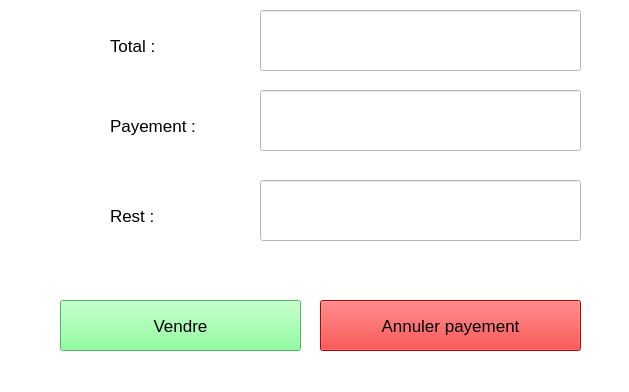
<?xml version="1.0" encoding="UTF-8"?>
<ui version="4.0">
 <class>MainWindow</class>
 <widget class="QMainWindow" name="MainWindow">
  <property name="geometry">
   <rect>
    <x>0</x>
    <y>0</y>
    <width>629</width>
    <height>392</height>
   </rect>
  </property>
  <property name="windowTitle">
   <string>MainWindow</string>
  </property>
  <property name="styleSheet">
   <string notr="true">background-color: rgb(255, 255, 255);</string>
  </property>
  <widget class="QWidget" name="centralwidget">
   <widget class="QPushButton" name="pushButton_13">
    <property name="geometry">
     <rect>
      <x>60</x>
      <y>300</y>
      <width>241</width>
      <height>51</height>
     </rect>
    </property>
    <property name="font">
     <font>
      <pointsize>13</pointsize>
     </font>
    </property>
    <property name="styleSheet">
     <string notr="true">background-color: rgb(112, 255, 133);</string>
    </property>
    <property name="text">
     <string>Vendre</string>
    </property>
    <property name="icon">
     <iconset resource="iconne.qrc">
      <normaloff>:/icone/land-sell-icon.png</normaloff>:/icone/land-sell-icon.png</iconset>
    </property>
    <property name="iconSize">
     <size>
      <width>26</width>
      <height>26</height>
     </size>
    </property>
   </widget>
   <widget class="QPushButton" name="pushButton_14">
    <property name="geometry">
     <rect>
      <x>320</x>
      <y>300</y>
      <width>261</width>
      <height>51</height>
     </rect>
    </property>
    <property name="font">
     <font>
      <pointsize>13</pointsize>
     </font>
    </property>
    <property name="styleSheet">
     <string notr="true">background-color: rgb(255, 0, 0);</string>
    </property>
    <property name="text">
     <string>Annuler payement</string>
    </property>
    <property name="icon">
     <iconset resource="iconne.qrc">
      <normaloff>:/icone/annuler.png</normaloff>:/icone/annuler.png</iconset>
    </property>
    <property name="iconSize">
     <size>
      <width>22</width>
      <height>22</height>
     </size>
    </property>
   </widget>
   <widget class="QLineEdit" name="lineEdit_6">
    <property name="enabled">
     <bool>false</bool>
    </property>
    <property name="geometry">
     <rect>
      <x>260</x>
      <y>10</y>
      <width>321</width>
      <height>61</height>
     </rect>
    </property>
    <property name="font">
     <font>
      <pointsize>50</pointsize>
      <weight>75</weight>
      <bold>true</bold>
     </font>
    </property>
    <property name="styleSheet">
     <string notr="true">color: rgb(255, 0, 0);</string>
    </property>
    <property name="alignment">
     <set>Qt::AlignCenter</set>
    </property>
   </widget>
   <widget class="QLabel" name="label_22">
    <property name="geometry">
     <rect>
      <x>110</x>
      <y>30</y>
      <width>71</width>
      <height>31</height>
     </rect>
    </property>
    <property name="font">
     <font>
      <pointsize>13</pointsize>
     </font>
    </property>
    <property name="text">
     <string>Total :</string>
    </property>
   </widget>
   <widget class="QLineEdit" name="lineEdit_7">
    <property name="enabled">
     <bool>true</bool>
    </property>
    <property name="geometry">
     <rect>
      <x>260</x>
      <y>90</y>
      <width>321</width>
      <height>61</height>
     </rect>
    </property>
    <property name="font">
     <font>
      <pointsize>50</pointsize>
      <weight>75</weight>
      <bold>true</bold>
     </font>
    </property>
    <property name="styleSheet">
     <string notr="true">color: rgb(255, 0, 0);</string>
    </property>
    <property name="alignment">
     <set>Qt::AlignCenter</set>
    </property>
   </widget>
   <widget class="QLabel" name="label_23">
    <property name="geometry">
     <rect>
      <x>110</x>
      <y>110</y>
      <width>101</width>
      <height>31</height>
     </rect>
    </property>
    <property name="font">
     <font>
      <pointsize>13</pointsize>
     </font>
    </property>
    <property name="text">
     <string>Payement :</string>
    </property>
   </widget>
   <widget class="QLineEdit" name="lineEdit_8">
    <property name="enabled">
     <bool>false</bool>
    </property>
    <property name="geometry">
     <rect>
      <x>260</x>
      <y>180</y>
      <width>321</width>
      <height>61</height>
     </rect>
    </property>
    <property name="font">
     <font>
      <pointsize>50</pointsize>
      <weight>75</weight>
      <bold>true</bold>
     </font>
    </property>
    <property name="styleSheet">
     <string notr="true">color: rgb(255, 0, 0);</string>
    </property>
    <property name="text">
     <string/>
    </property>
    <property name="alignment">
     <set>Qt::AlignCenter</set>
    </property>
   </widget>
   <widget class="QLabel" name="label_24">
    <property name="geometry">
     <rect>
      <x>110</x>
      <y>200</y>
      <width>71</width>
      <height>31</height>
     </rect>
    </property>
    <property name="font">
     <font>
      <pointsize>13</pointsize>
     </font>
    </property>
    <property name="text">
     <string>Rest :</string>
    </property>
   </widget>
  </widget>
  <widget class="QMenuBar" name="menubar">
   <property name="geometry">
    <rect>
     <x>0</x>
     <y>0</y>
     <width>629</width>
     <height>21</height>
    </rect>
   </property>
  </widget>
  <widget class="QStatusBar" name="statusbar"/>
 </widget>
 <resources>
  <include location="iconne.qrc"/>
 </resources>
 <connections/>
</ui>
